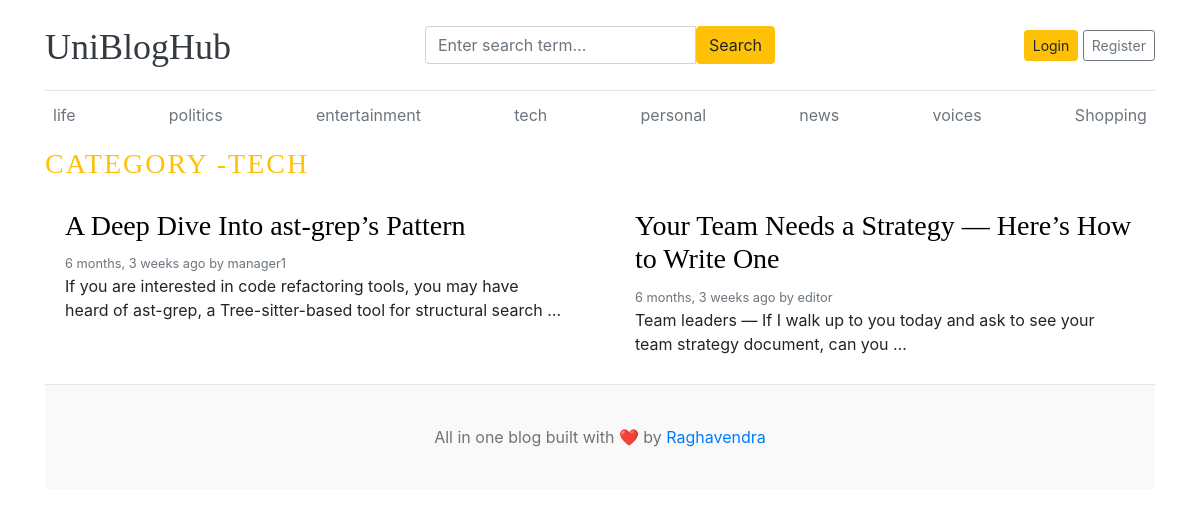
The app's page /blog/4, older data.
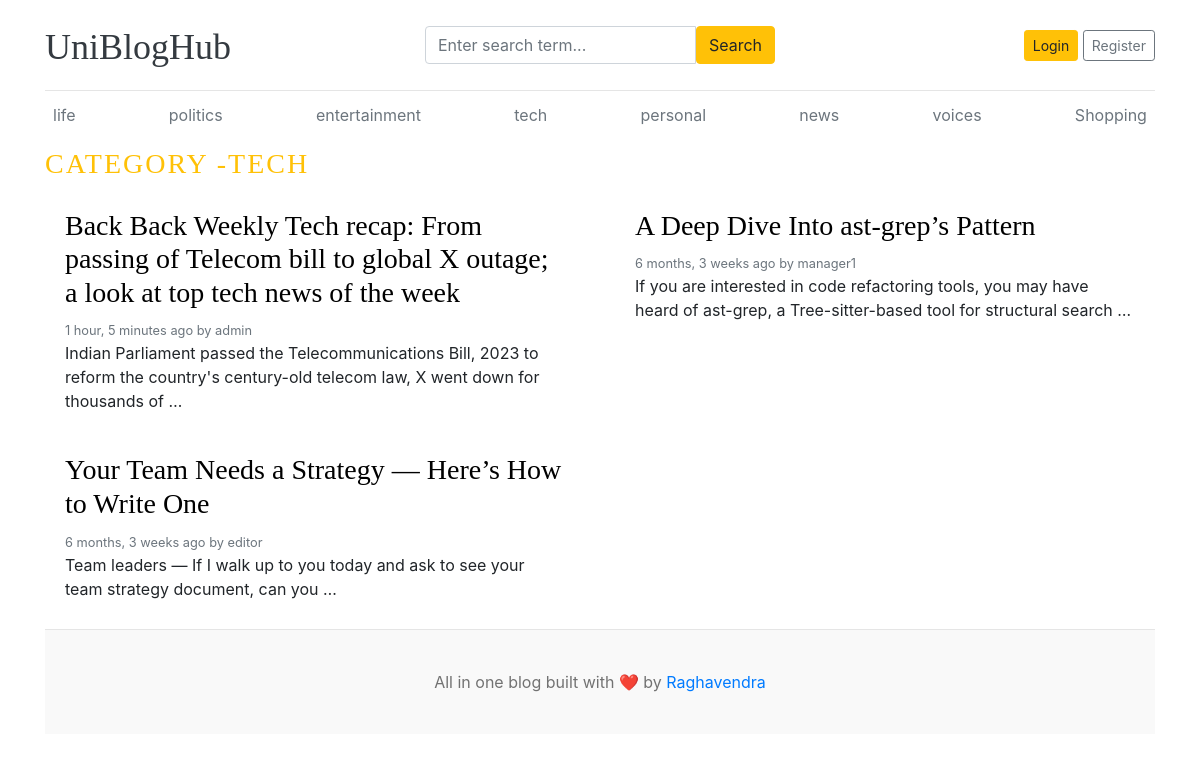
The same page, newer data.
### blog_app/models.py (models this page shows, shortened)
class TimeStampedModel(models.Model):
    created_at = models.DateTimeField(auto_now_add=True)
    updated_at = models.DateTimeField(auto_now=True)
    class Meta:
        abstract = True

class Category(TimeStampedModel):
    name = models.CharField(max_length=50, unique=True)
    class Meta:
        verbose_name_plural = "categories"
    def __str__(self):
        return self.name

class Blog(TimeStampedModel):
    title = models.CharField(max_length=500)
    slug = models.SlugField(max_length=500, unique=True)
    category = models.ForeignKey(
        Category, on_delete=models.CASCADE, related_name="blogs"
    )
    author = models.ForeignKey(User, on_delete=models.CASCADE)
    featured_image = models.ImageField(upload_to="uploads/%Y/%m/%d")
    short_description = models.TextField(max_length=2000)
    blog_body = models.TextField(max_length=5000)
    status = models.CharField(max_length=20, choices=STATUS_CHOICE, default="Draft")
    is_featured = models.BooleanField(default=False)

### blog_app/views.py (the view)
# urls.py: path("<int:id>", PostsByCategory.as_view(), name="post_by_category"),
class PostsByCategory(View):
    def get(self, request, id):
        try:
            blogs = Blog.objects.filter(status="Published", category_id=id).order_by(
                "-updated_at"
            )
            category = blogs[0].category if blogs else Category.objects.get(id=id)
        except Exception:
            return redirect("home")
        return render(
            request,
            "category_post.html",
            context={"category": category, "blogs": blogs},
        )

### blog_app/context_processors.py (called while the page is built)
def get_categories(request):
    categories = Category.objects.all()
    social_apps = SocialLink.objects.all()
    return dict(
        tags=categories, social_apps=social_apps
    )  # This function only return the dictionary

### templates/category_post.html
{% extends 'base.html' %}
{% load static %}
{% block body_block %}
<h3 class="text-uppercase text-warning" style="letter-spacing: 2px;">category -{{category}}</h3>
  <main role="main" class="container p-0">
    <div class="row mb-2">
      {% for post in blogs %}
      <div class="col-md-6">
        <div class="card border-0" >
          <div class="card-body">
            <h3><a href="{% url 'post_by_slug' post.slug %}" style="color:black">{{post.title}}</a></h3>
            <small class="mb-1 text-muted">{{post.created_at | timesince}} ago by {{post.author}}</small>
            <p class="card-text">{{post.short_description | truncatewords:20}}</p>
          </div>
        </div>
      </div>
      {% endfor %}
    </div>
  </main>
{% endblock %}

### templates/base.html (shortened to what this page needs)
{% load static %}
<!DOCTYPE html>
<html lang="en">
<head>
    <link href="https://getbootstrap.com/docs/4.0/dist/css/bootstrap.min.css" rel="stylesheet">
    <link href="{% static 'css/blog.css' %}" rel="stylesheet">
    <link rel="stylesheet" href="https://cdnjs.cloudflare.com/ajax/libs/font-awesome/4.7.0/css/font-awesome.min.css">
  </head>
<body>
    <div class="container">
        <header class="blog-header py-3">
          <div class="row flex-nowrap justify-content-between align-items-center">
            <div class="col-4 pt-1">
              <a class="blog-header-logo text-dark" href="/"> UniBlogHub </a>
            </div>
            <div class="col-4">
              <form action="{% url 'search_category' %}" method="GET">
                <div class="input-group">
                  <input class="form-control" name="keyword" type="text" placeholder="Enter search term..." aria-label="Enter search term..." aria-describedby="button-search" />
                  <button class="btn btn-warning" id="button-search" type="submit">Search</button>
              </div>
              </form>
            </div>
            <div class="col-4 d-flex justify-content-end align-items-center">
              {% if not user.is_authenticated %}
                <a class="btn btn-sm btn-warning" href="{% url 'login_user' %}">Login</a> &nbsp;
                <a class="btn btn-sm btn-outline-secondary" href="{% url 'register_user' %}">Register</a>
              {% else %}
            <a class="btn btn-sm btn-warning" href="{% url 'dashboard' %}">Dashboard </a>&nbsp;
              &emsp;
              <a class="btn btn-sm btn-warning" href="{% url 'logout_user' %}">Logout</a> &nbsp;
              {% endif %}
            </div>
          </div>
        </header>
        <div class="nav-scroller py-1 mb-2">
          <nav class="nav d-flex justify-content-between">
            {% for tag in tags %}
                <a class="p-2 text-muted" href="{% url 'post_by_category' tag.id %}">{{tag}}</a>
            {% endfor%}
          </nav>
        </div>
    {% block body_block %}{% endblock %}
<footer class="blog-footer mt-2">
    <p>All in one blog built with ❤️ by <a href="#">Raghavendra</a></p>
</footer>
</body>
</html>

Row changes from the older to the newer data that the page shows:
added Blog: title "Back Back Weekly Tech recap: From passing of Telecom bill to global X outage; a look at top tech news of the week", created_at "1 hour, 5 minutes", author "admin", short_description "Indian Parliament passed the Telecommunications Bill, 2023 to reform the country's century-old telecom law, X went down for thousands of …"
